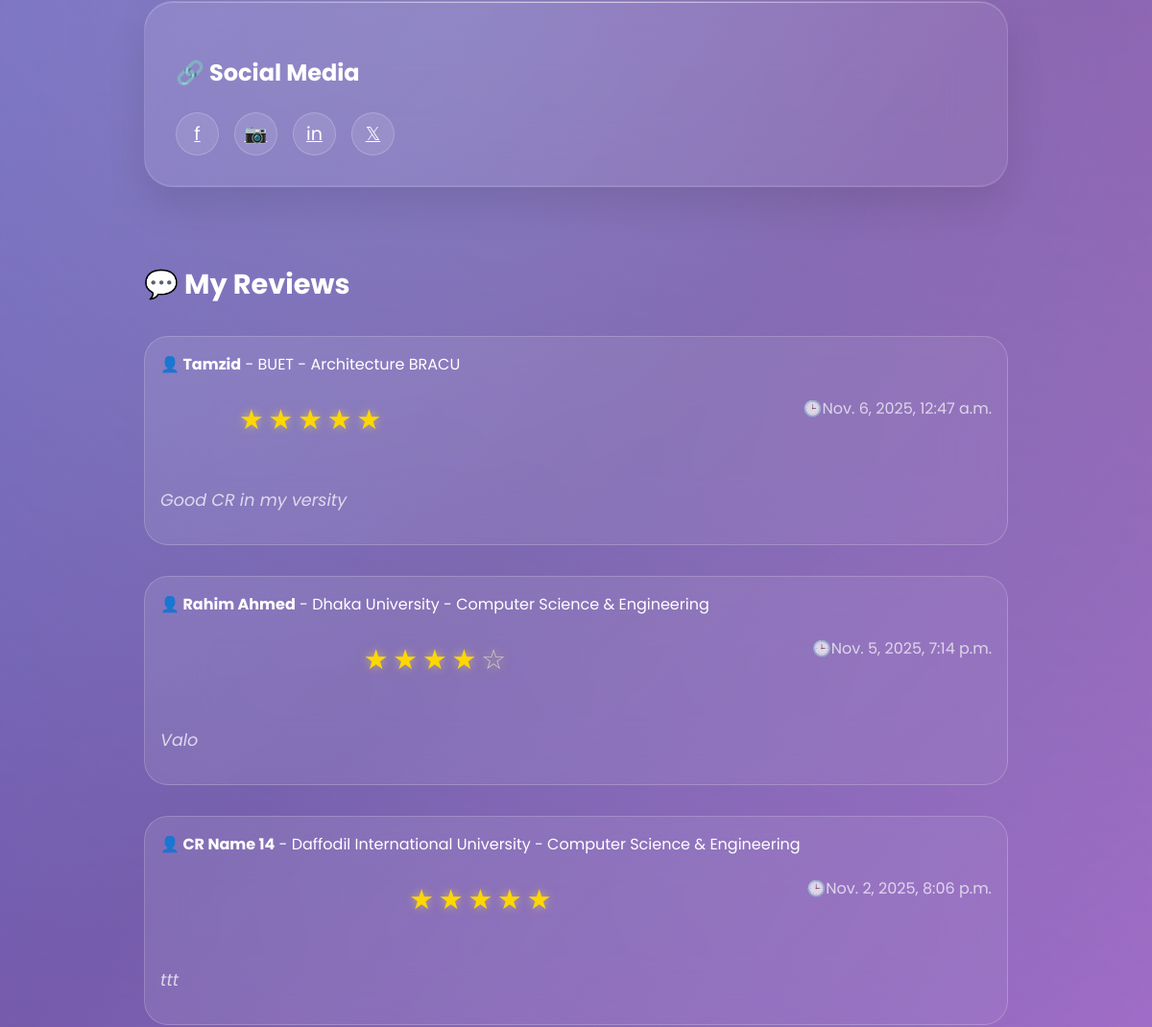
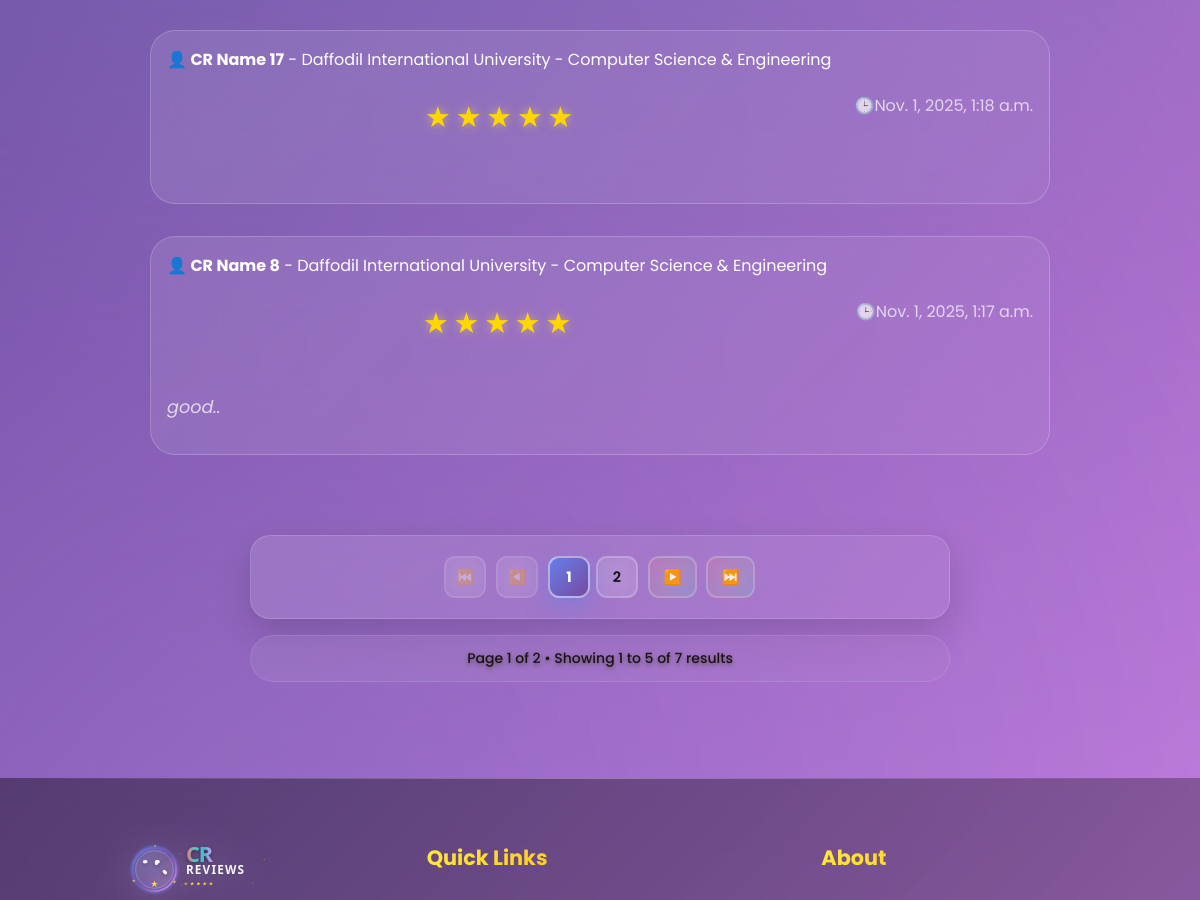
/view_profile/cr-reviews-admin/ (signed in, middle part), run on an earlier commit of the app's database (2 pictures, top to bottom).
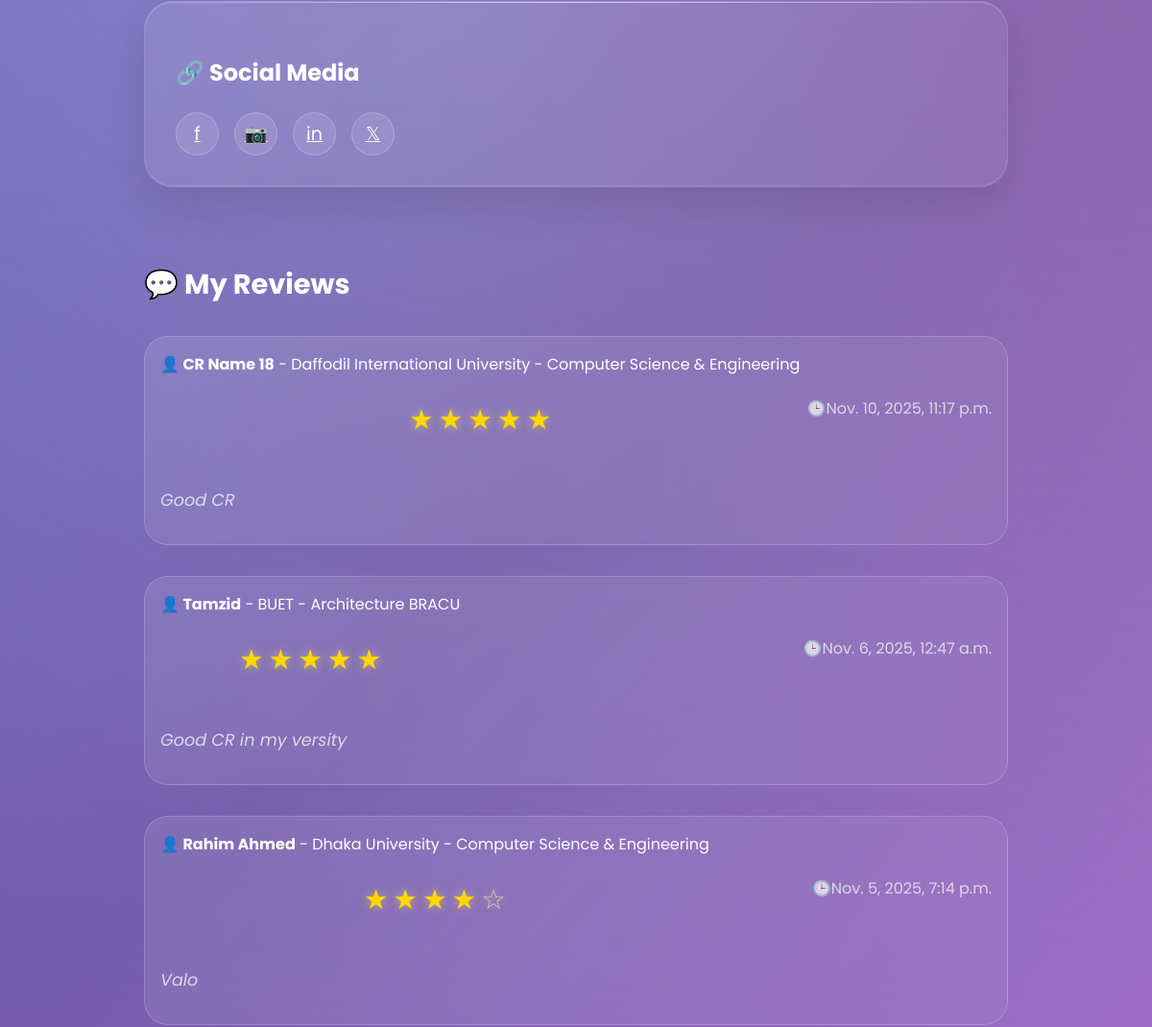
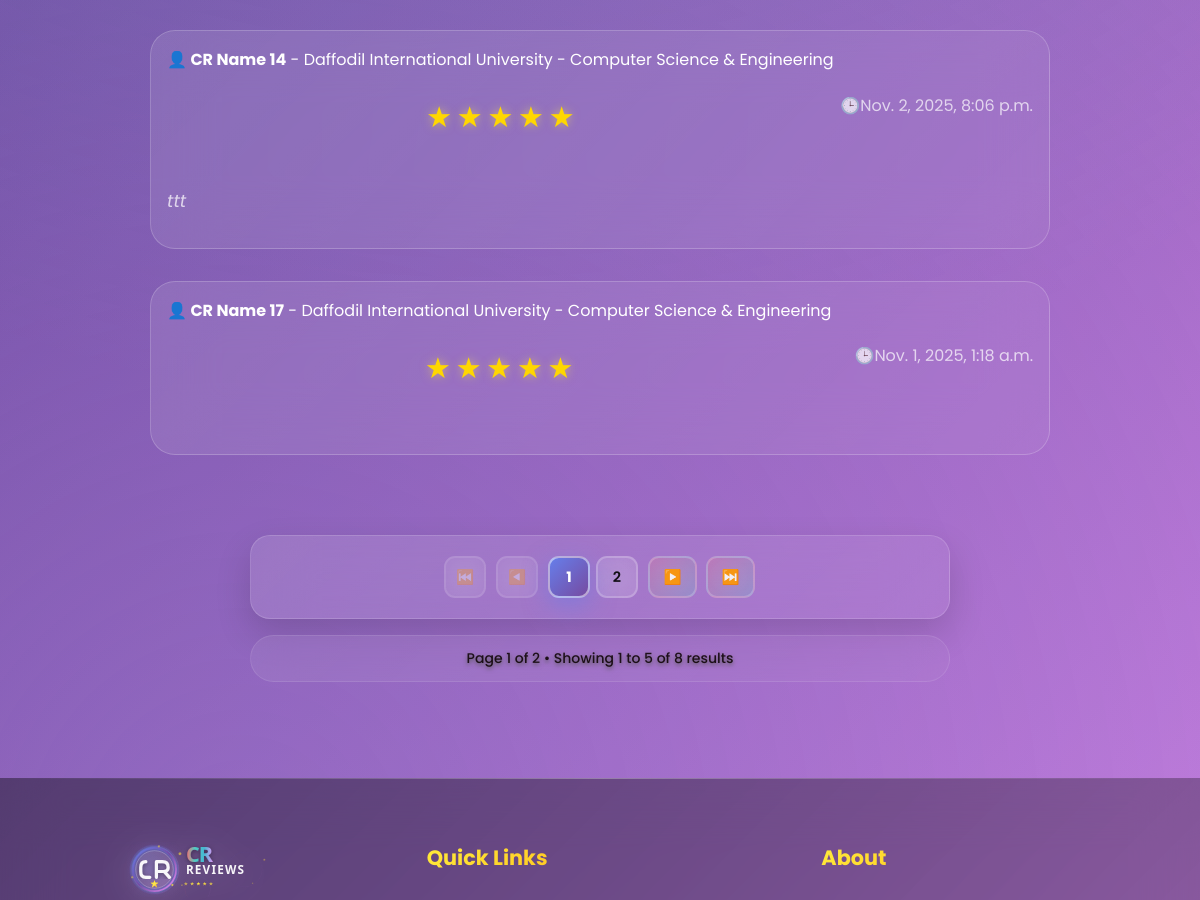
And on a later commit of the database (2 pictures, top to bottom).
### cr/models.py (models this page shows, shortened)
class Review(models.Model):
    user = models.ForeignKey('userprofile.User', on_delete=models.CASCADE, related_name='userreviews')
    cr_profile = models.ForeignKey(CrProfile, on_delete=models.CASCADE, related_name='cr_reviews')
    rating = models.PositiveSmallIntegerField()
    description = models.TextField(blank=True, null=True)
    is_anonymous = models.BooleanField(default=False)
    anonymous_name = models.CharField(max_length=100, blank=True, null=True)
    is_approved = models.BooleanField(default=True)  # Auto-approve non-anonymous
    reviewed_by = models.ForeignKey(
        'userprofile.User',
        on_delete=models.SET_NULL,
        null=True,
        blank=True,
        related_name='reviewed_reviews',
        help_text="Admin who approved/rejected this review"
    )
    reviewed_at = models.DateTimeField(null=True, blank=True)
    slug = models.SlugField(unique=True, blank=True)
    created_at = models.DateTimeField(auto_now_add=True)
    updated_at = models.DateTimeField(auto_now=True)
    deleted_at = models.DateTimeField(blank=True, null=True)
    class Meta:
        unique_together = [['user', 'cr_profile']]
        ordering = ['-created_at']

class CrProfile(models.Model):
    user=models.OneToOneField('userprofile.User', on_delete=models.CASCADE,related_name='user_profile')
    university=models.ForeignKey(University, on_delete=models.CASCADE,related_name='university_crs')
    department=models.ForeignKey(Department, on_delete=models.CASCADE,related_name='department_crs')
    cr_status = models.CharField(
    max_length=20,
    choices=[('Present', 'Present CR'), ('Former', 'Former CR')],
    default='Present'
    )
    profile_picture = models.ImageField(upload_to='cr_profile_pictures/', blank=True, null=True)
    name = models.CharField(max_length=100)
    gender = models.CharField(choices=[('M', 'Male'), ('F', 'Female')], max_length=1)
    email = models.EmailField(blank=True, null=True)
    phone = models.CharField(max_length=30, blank=True, null=True)
    st_id = models.CharField(max_length=50, unique=True)
    batch = models.CharField(max_length=20)
    dept_batch = models.CharField(max_length=20 , blank=True, null=True)
    section = models.CharField(max_length=10)
    bio = models.TextField(blank=True, null=True)
    date_of_birth = models.DateField(blank=True, null=True)
    slug = models.SlugField(unique=True, blank=True)
    facebook_url = models.URLField(default='https://www.facebook.com/')
    instagram_url = models.URLField(default='https://www.instagram.com/')
    linkedin_url = models.URLField(default='https://www.linkedin.com/')
    created_at=models.DateTimeField(auto_now_add=True)
    updated_at=models.DateTimeField(auto_now=True)
    deleted_at=models.DateTimeField(auto_now=True,blank=True,null=True)

class University(models.Model):
    Public = "Public"
    Private = "Private"
    university_type = [
        (Public,"Public"),
        (Private,"Private"),
    ]
    title =models.CharField(max_length=100,unique=True,blank=False,null=False)
    type =models.CharField(max_length=100,choices=university_type)
    address=models.CharField(max_length=150, blank=True, null=True)
    slug=models.SlugField(blank=True,unique=True)
    created_at=models.DateTimeField(auto_now_add=True)
    updated_at=models.DateTimeField(auto_now=True)
    daleted_at=models.DateTimeField(auto_now=True,blank=True,null=True)
    def __str__(self):
        return self.title

class Department(models.Model):
    title=models.CharField(max_length=50,unique=True,blank=False,null=False)
    code=models.CharField(max_length=50,unique=True,blank=True,null=True)
    slug=models.SlugField(blank=True,unique=True)
    created_at=models.DateTimeField(auto_now_add=True)
    updated_at=models.DateTimeField(auto_now=True)
    daleted_at=models.DateTimeField(auto_now=True,blank=True,null=True)
    def __str__(self):
        return self.title

### userprofile/views.py (the view)
# urls.py: path('view_profile/<str:slug>/',view_profile,name="view_profile"),
def view_profile(request,slug):
    user = User.objects.get(email=request.user.email,slug=slug)
    review = Review.objects.filter(user=user).order_by('-created_at')
    paginator = Paginator(review,5)
    page_number = request.GET.get('page',1)
    try:
        review = paginator.page(page_number)
    except PageNotAnInteger:
        review = paginator.page(1)
    except EmptyPage:
        review = paginator.page(1)
    context = {
        'user':user,
        'review':review,
    }
    return render(request,'user_profile/view_profile.html',context)

### userprofile/models.py (called while the page is built)
    def get_full_name(self):
        return f"{self.first_name} {self.last_name}"

### templates/user_profile/view_profile.html (shortened to what the changed rows need)
{% extends 'base.html' %}
{% load static %}
{% block content %}
    <div id="cr-profile" class="page">
        <div class="container">
            <div style="max-width: 900px; margin: 0 auto;">
                <div class="section">
                    <h2 style="color: white; font-size: 1.8rem; font-weight: 700; margin-bottom: 2rem;">💬 My Reviews</h2>
                    <div id="reviews-container">
                    {% for review in review %}
                    <div class="review-card">
                    <div class="review-header">
                        <div>
                            <strong style="font-size: 1rem;">👤 {{review.cr_profile.name}}</strong> - {{review.cr_profile.university}} - {{review.cr_profile.department}}
                            <div class="rating">
                                {% for i in "12345" %} {% if forloop.counter <= review.rating %}
                                <span class="star filled">★</span>
                                {% else %}
                                <span class="star">☆</span>
                                {% endif %}
                                {% endfor %}
                            </div>
                        </div>
                        <div style="color: rgba(255,255,255,0.7); font-weight: 400;">🕒{{review.created_at}}</div>
                    </div>
                    <div class="review-text">
                        {{review.description}}
                    </div>
                    </div>
                    {% endfor %}
                    </div>
                </div>
                {% if review.has_other_pages %}
                <div class="pagination-section">
                    <div class="pagination">
                    {% if review.has_previous %}
                        <a href="?page=1" class="pagination-btn pagination-first">
                            <span>⏮️</span>
                        </a>
                        <a href="?page={{ review.previous_page_number }}" class="pagination-btn pagination-prev">
                            <span>◀️</span>
                        </a>
                    {% else %}
                        <span class="pagination-btn pagination-disabled">
                            <span>⏮️</span>
                        </span>
                        <span class="pagination-btn pagination-disabled">
                            <span>◀️</span>
                        </span>
                    {% endif %}
                    <div class="pagination-numbers">
                        {% for num in review.paginator.page_range %}
                            {% if review.number == num %}
                                <span class="pagination-btn pagination-active">{{ num }}</span>
                            {% elif num > review.number|add:'-3' and num < review.number|add:'3' %}
                                <a href="?page={{ num }}" class="pagination-btn">{{ num }}</a>
                            {% endif %}
                        {% endfor %}
                    </div>
                    {% if review.has_next %}
                        <a href="?page={{ review.next_page_number }}" class="pagination-btn pagination-next">
                            <span>▶️</span>
                        </a>
                        <a href="?page={{ review.paginator.num_pages }}" class="pagination-btn pagination-last">
                            <span>⏭️</span>
                        </a>
                    {% endif %}
                </div>
                <div class="pagination-info">
                    <p>Page {{ review.number }} of {{ review.paginator.num_pages }} • Showing {{ review.start_index }} to {{ review.end_index }} of {{ review.paginator.count }} results</p>
                </div>
                </div>
                {% endif %}
            </div>
        </div>
    </div>
{% endblock content %}

What changed in the data, as far as the page shows it:
no longer on this page (row unchanged): Review: cr_profile.name "CR Name 8", cr_profile.university "Daffodil International University", cr_profile.department "Computer Science & Engineering", rating 5 (drawn), created_at "Nov. 1, 2025, 1:17 a.m.", description "good.."
added Review: cr_profile.name "CR Name 18", cr_profile.university "Daffodil International University", cr_profile.department "Computer Science & Engineering", rating 5 (drawn), created_at "Nov. 10, 2025, 11:17 p.m.", description "Good CR"
Also different on the page:
{{ review.paginator.count }}: "7" → "8"
